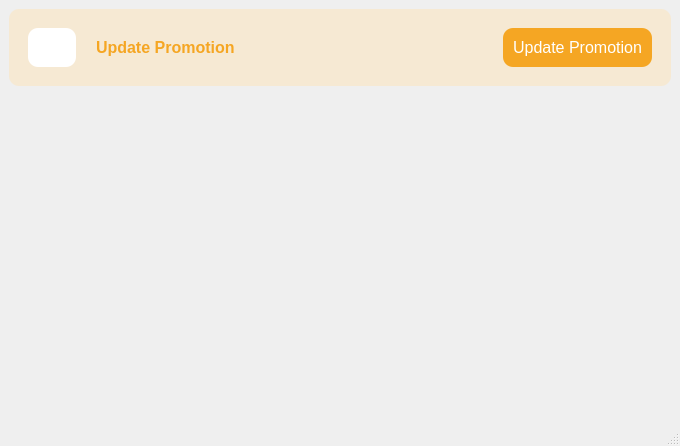
<?xml version="1.0" encoding="UTF-8"?>
<ui version="4.0">
 <class>UpdatePromotion</class>
 <widget class="QMainWindow" name="UpdatePromotion">
  <property name="geometry">
   <rect>
    <x>0</x>
    <y>0</y>
    <width>680</width>
    <height>446</height>
   </rect>
  </property>
  <property name="windowTitle">
   <string>Update Promotion</string>
  </property>
  <property name="windowIcon">
   <iconset>
    <normalon>:/resources/promotion-icons/discount-voilet.svg</normalon>
   </iconset>
  </property>
  <widget class="QWidget" name="centralwidget">
   <layout class="QHBoxLayout" name="horizontalLayout_2">
    <item>
     <layout class="QVBoxLayout" name="verticalLayout">
      <item>
       <widget class="QFrame" name="gridFrame">
        <property name="sizePolicy">
         <sizepolicy hsizetype="Preferred" vsizetype="Fixed">
          <horstretch>0</horstretch>
          <verstretch>0</verstretch>
         </sizepolicy>
        </property>
        <property name="maximumSize">
         <size>
          <width>16777215</width>
          <height>16777215</height>
         </size>
        </property>
        <property name="styleSheet">
         <string notr="true">background-color: rgb(246, 233, 211);
padding:10px;
border-radius:10px;</string>
        </property>
        <layout class="QHBoxLayout" name="horizontalLayout">
         <item>
          <widget class="QLabel" name="label_2">
           <property name="sizePolicy">
            <sizepolicy hsizetype="Preferred" vsizetype="Fixed">
             <horstretch>0</horstretch>
             <verstretch>0</verstretch>
            </sizepolicy>
           </property>
           <property name="maximumSize">
            <size>
             <width>48</width>
             <height>48</height>
            </size>
           </property>
           <property name="styleSheet">
            <string notr="true">background-color: rgb(255, 255, 255);
padding:4px;
border-radius:10px;</string>
           </property>
           <property name="text">
            <string/>
           </property>
           <property name="pixmap">
            <pixmap resource="resources.qrc">:/resources/promotion-icons/discount-voilet.svg</pixmap>
           </property>
           <property name="scaledContents">
            <bool>true</bool>
           </property>
          </widget>
         </item>
         <item>
          <widget class="QLabel" name="label">
           <property name="sizePolicy">
            <sizepolicy hsizetype="Preferred" vsizetype="Fixed">
             <horstretch>0</horstretch>
             <verstretch>0</verstretch>
            </sizepolicy>
           </property>
           <property name="font">
            <font>
             <pointsize>12</pointsize>
             <bold>true</bold>
            </font>
           </property>
           <property name="styleSheet">
            <string notr="true">color: #F5A623;</string>
           </property>
           <property name="text">
            <string>Update Promotion</string>
           </property>
          </widget>
         </item>
         <item>
          <widget class="QPushButton" name="Update_btn">
           <property name="sizePolicy">
            <sizepolicy hsizetype="Fixed" vsizetype="Fixed">
             <horstretch>0</horstretch>
             <verstretch>0</verstretch>
            </sizepolicy>
           </property>
           <property name="maximumSize">
            <size>
             <width>16777215</width>
             <height>40</height>
            </size>
           </property>
           <property name="font">
            <font>
             <pointsize>12</pointsize>
            </font>
           </property>
           <property name="styleSheet">
            <string notr="true">QPushButton{
background-color: #F5A623;
color: rgb(255, 255, 255);
border:none;
padding: 10px;
border-radius: 10px;
}
QPushButton:hover{
background-color: rgb(159, 107, 22);
}</string>
           </property>
           <property name="text">
            <string>Update Promotion</string>
           </property>
          </widget>
         </item>
        </layout>
       </widget>
      </item>
      <item>
       <widget class="QFrame" name="frame">
        <property name="styleSheet">
         <string notr="true">QTableView {
    border: 1px solid #d3d3d3;  /* Border around the entire table */
    selection-background-color: #a1c4fd;  /* Background color for selected cells */
    selection-color: white;  /* Text color for selected cells */
    alternate-background-color: #f2f2f2;  /* Background color for alternate rows */
    gridline-color: #cccccc;  /* Color of gridlines separating cells */
    background-color: #ffffff;  /* Background color of the table */
}

/* Styling for individual cells */
QTableView::item {
    padding: 2px;  /* Padding inside each cell */
	font-size:12px;
    color: black;  /* Default text color */
    background-color: white;  /* Default background color of cells */
}

/* Styling for selected cells */
QTableView::item:selected {
    background-color: #F5A623;  /* Background color for selected cells */
    color: white;  /* Text color for selected cells */
}

/* Row Styling (for alternate rows) */
QTableView::item:alternate {
    background-color: #f9f9f9;  /* Background color for alternate rows */
}

/* Styling for header cells */
QHeaderView::section {
    background-color: #2c3e50;  /* Header background color */
    color: white;  /* Header text color */
    padding: 5px;  /* Padding for header cells */
    font-weight: bold;  /* Bold font for header text */
    text-align: center;  /* Center-align header text */
}

/* Header horizontal lines */
QHeaderView::section:horizontal {
    border-right: 1px solid #d3d3d3;  /* Border between header cells */
}

/* For sorting indicators in the header */
QHeaderView::indicator:checked {
    background-color: #0078d4;  /* Sorting indicator background color */
}
</string>
        </property>
        <layout class="QHBoxLayout" name="table_horizontalLayout"/>
       </widget>
      </item>
     </layout>
    </item>
   </layout>
  </widget>
  <widget class="QMenuBar" name="menubar">
   <property name="geometry">
    <rect>
     <x>0</x>
     <y>0</y>
     <width>680</width>
     <height>21</height>
    </rect>
   </property>
  </widget>
  <widget class="QStatusBar" name="statusbar"/>
 </widget>
 <resources>
  <include location="resources.qrc"/>
 </resources>
 <connections/>
</ui>
